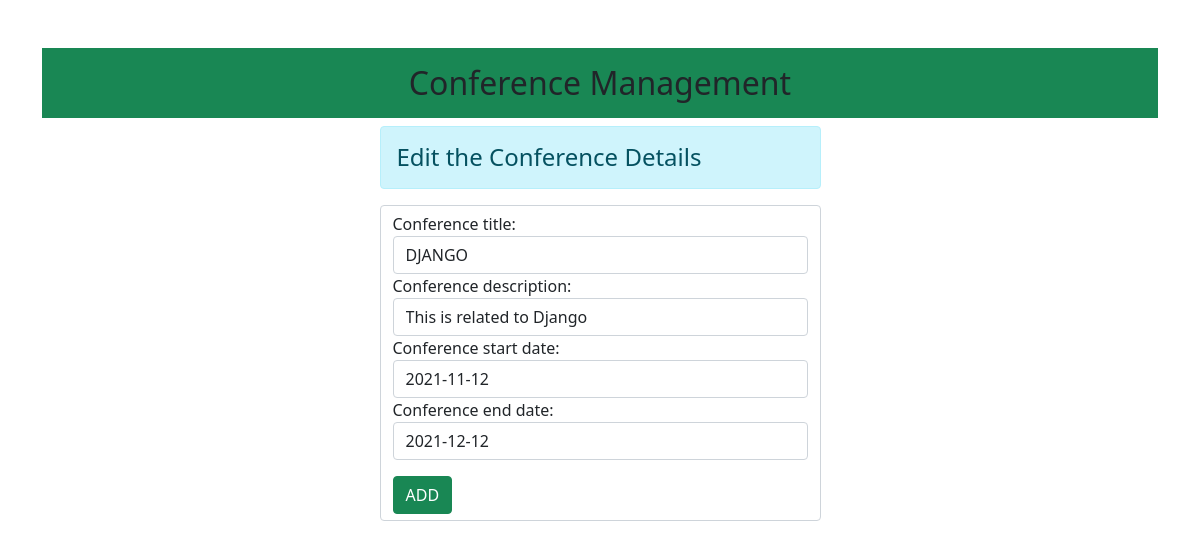
Page /edit/DJANGO on the earlier database version.
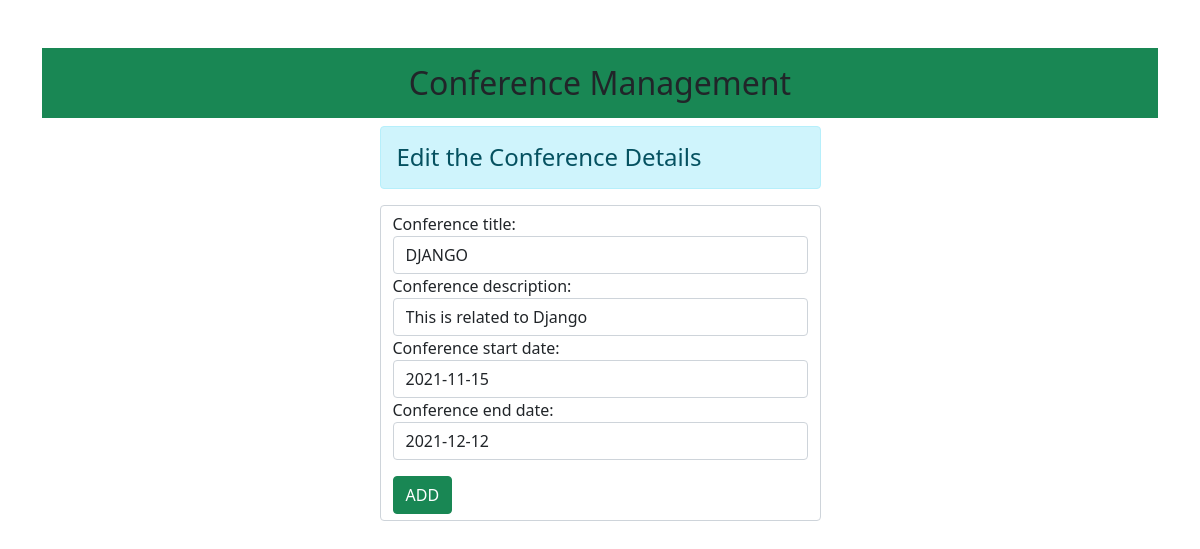
Same page on the later database version.
### myapp/models.py (models this page shows)
class ConferenceModel(models.Model):
    conference_title = models.TextField(null=False,primary_key=True)
    conference_description = models.CharField(max_length=1000,null=False)
    conference_start_date = models.DateField(null=False)
    conference_end_date = models.DateField(null=False)

### myapp/views.py (the view)
# urls.py: path('edit/<str:id>',views.conferenceedit,name='conferenceedit'),
def conferenceedit(request,id):
    if request.method == 'POST':
        uniqueconferencetitle = ConferenceModel.objects.get(pk=id)
        requestconferencedetails = ConferenceForm(request.POST,instance=uniqueconferencetitle)
        if requestconferencedetails.is_valid():
            requestconferencedetails.save()
            return HttpResponsePermanentRedirect('/')
    else:
        uniqueconferencetitle = ConferenceModel.objects.get(pk=id)
        requestconferencedetails = ConferenceForm(instance=uniqueconferencetitle)
    return render(request,'myapp/conferenceedit.html',{'requestconferencedetails':requestconferencedetails})

### myapp/forms.py
class ConferenceForm(forms.ModelForm):
    class Meta:
        model = ConferenceModel
        fields = ['conference_title','conference_description','conference_start_date','conference_end_date']
        widgets = {
            'conference_title' : forms.TextInput(attrs={'class':'form-control '}),
            'conference_description' : forms.TextInput(attrs={'class':'form-control'}),
            'conference_start_date' : forms.TextInput(attrs={'class':'form-control','placeholder':'YYYY-MM-DD'}),
            'conference_end_date' : forms.TextInput(attrs={'class':'form-control','placeholder':'YYYY-MM-DD'})
        }

### myapp/templates/myapp/conferenceedit.html (shortened to what this page needs)
{% extends 'myapp/base.html' %}
{% block content %}
<div class="col-sm-5 container">
    <h4 class="alert alert-info">Edit the Conference Details</h4>
    <form class="form-control" method="POST">
    {{ requestconferencedetails }}
        <input type="submit" class="btn btn-success " value="ADD" id="add">
    </form>
</div>
{% endblock content %}

Differences in the rows shown:
changed ConferenceModel "DJANGO": conference_start_date "2021-11-12" → "2021-11-15"
